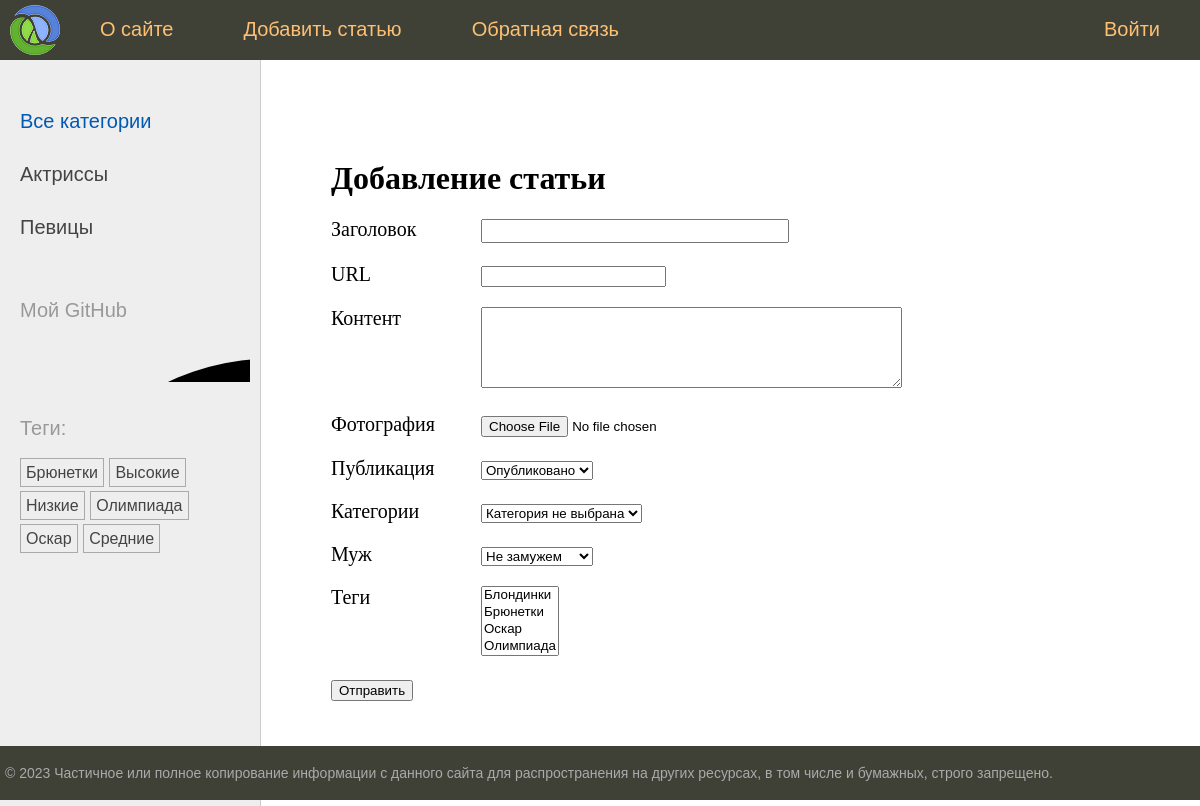
The page /addpage/ on the database its author committed.
### newsline/models.py (models this page shows)
class Category(models.Model):
    name = models.CharField(max_length=100, db_index=True, verbose_name='Категория')
    slug = models.SlugField(max_length=255, unique=True, db_index=True)
    def __str__(self):
        return self.name
    class Meta:
        verbose_name = 'Категория'
        verbose_name_plural = 'Категории'
    def get_absolute_url(self):
        return reverse('category', kwargs={'cat_slug': self.slug})

class TagPost(models.Model):
    tag = models.CharField(max_length=100, db_index=True)
    slug = models.SlugField(max_length=255, unique=True, db_index=True)
    def __str__(self):
        return self.tag
    def get_absolute_url(self):
        return reverse('tag', kwargs={'tag_slug': self.slug})

### newsline/views.py (the view)
# urls.py: path('addpage/', views.AddPost.as_view(), name='add_page'),
class AddPost(DataMixin, CreateView):
    form_class = AddPostForm
    template_name = 'newsline/addpage.html'
    title_page = 'Добавление статьи'

### newsline/forms.py (shortened to what this page needs)
class AddPostForm(forms.ModelForm):
    cat = forms.ModelChoiceField(queryset=Category.objects.all(), empty_label="Категория не выбрана", label="Категории")
    husband = forms.ModelChoiceField(queryset=Husband.objects.all(), empty_label="Не замужем", required=False, label="Муж")
    class Meta:
        model = Post
        fields = ['title', 'slug', 'content', 'photo', 'is_published', 'cat', 'husband', 'tags']
        widgets = {
            'title': forms.TextInput(attrs={'class': 'form-input'}),
            'content': forms.Textarea(attrs={'cols': 50, 'rows': 5}),
        }
        labels = {'slug': 'URL'}

### newsline/models.py (called while the page is built)
    def __str__(self):
        return self.name

### newsline/templatetags/newsline_tags.py (called while the page is built)
@register.inclusion_tag('newsline/list_categories.html')
def show_categories(cat_selected=0):
    cats = Category.objects.annotate(total=Count('posts')).filter(total__gt=0)
    return {'cats': cats, 'cat_selected': cat_selected}

@register.inclusion_tag('newsline/list_tags.html')
def show_all_tags():
    return {'tags': TagPost.objects.annotate(total=Count('tags')).filter(total__gt=0)}

### newsline/templates/newsline/addpage.html (shortened to what this page needs)
{% extends 'base.html' %}
{% block content %}
<h1>{{title}}</h1>
<form action="" method="post" enctype="multipart/form-data">
    {% for f in form %}
    <p><label class="form-label" for="{{ f.id_for_label }}">{{ f.label }}</label>{{ f }}</p>
    {% endfor %}
    <p><button type="submit">Отправить</button></p>
</form>
{% endblock %}

### newsline/templates/newsline/list_categories.html
{% for cat in cats %}
{% if cat.id == cat_selected %}
<li class="selected">{{cat.name}}</li>
{% else %}
<li><a href="{{ cat.get_absolute_url }}">{{cat.name}}</a></li>
{% endif %}
{% endfor %}

### newsline/templates/newsline/list_tags.html
{% if tags %}
<p>Теги:</p>
<ul class="tags-list">
    {% for t in tags %}
    <li><a href="{{t.get_absolute_url}}">{{t.tag}}</a></li>
    {%endfor%}
</ul>
{% endif %}

### newsline/static/newsline/css/styles.css (style rules this page uses)
html, body { font-family: 'Arial'; margin: 0; padding: 0; height: 100%; width: 100%; color: #444; }
a { color: #0059b2; text-decoration: none; }
.left-chapters ul { width: 230px; margin: 0; padding: 20px 10px 10px 20px; list-style: none; font-size: 20px; }
.left-chapters ul li { margin: 30px 0 0 0; color: #999; }
.left-chapters ul li a { color: #444; text-decoration: none; }
ul.tags-list { width: 100%; margin: 0; padding: 0; list-style: none; }
ul.tags-list li { margin: 0; padding: 0 0 10px; display: inline-block; }
ul.tags-list li a { padding: 5px; font-size: 16px; border: 1px solid #aaa; }
.content-text h1 { font-size: 32px; }
.form-input { width: 300px; font-size: 16px; }
.form-label { display: inline-block; min-width: 150px; vertical-align: top; }

### rows shown on the page
Category: name "Актриссы"
Category: name "Певицы"
TagPost: tag "Брюнетки"
TagPost: tag "Высокие"
TagPost: tag "Низкие"
TagPost: tag "Олимпиада"
TagPost: tag "Оскар"
TagPost: tag "Средние"

### other values the page prints
{{ m.title }} "О сайте" "Добавить статью" "Обратная связь" "Войти"
{{ title }} "Добавление статьи"
{{ f.label }} "Заголовок" "URL" "Контент" "Фотография" "Публикация" "Категории" "Муж" "Теги"
